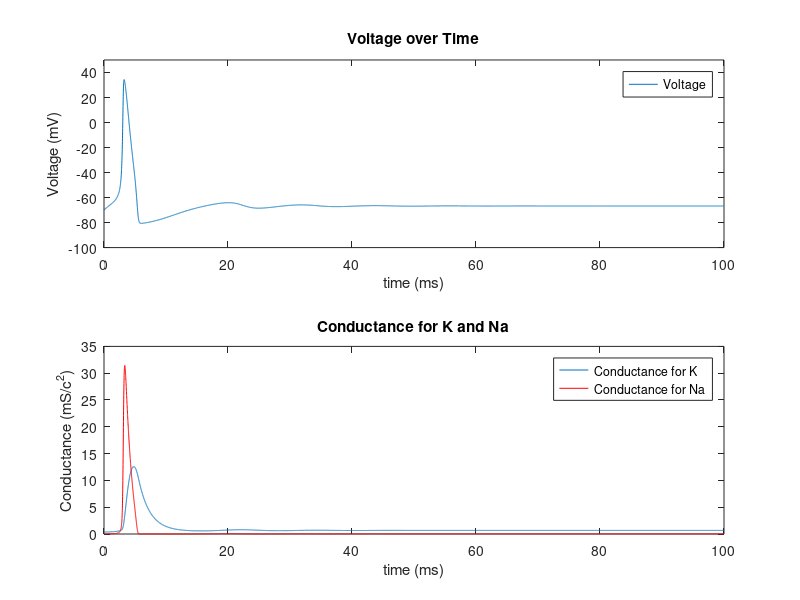

Here is the MATLAB script that generated this plot:
%ECE 4784
%Changdae Lee
%Project 
%9/29

clear;
clc;


Tmax = 100; % in ms
dt= 0.01; % Step size
t = 0:dt:Tmax; % Time vector

% current with using constant current 5uA/cm^2
I(1:numel(t)) = 5; %uA for all the time.

% Constants
gk = 36; % mS/c^2 maximum value of conductance of K
gna = 120; % mS/c^2 maximum value of conductance of NA
gl = 0.3; % mS/c^2 maximum value of conductacne of leakeage
ek = -12; % mV Voltage for K
ena = 115; % mV Voltage for Na
el = 10.6; % mV Voltage for leakage
c = 1.0; % uF/c^2 Membrane capacitance
V = 0; % V Initial Voltage setted
%Initial variabless
%alpha= prob of gate close, beta= prob of gate open.
alpha_n = 0.01*((10-V)/(exp((10-V)/10)-1)); %prob of gate close for k
beta_n = 0.125*exp(-V/80);%prob of gate open for k
alpha_m = 0.1*((25-V)/(exp((25-V)/10)-1));%prob of gate close fo Na
beta_m = 4*exp(-V/18);%prob of gate open for Na
alpha_h = 0.07*exp(-V/20);%prob of gate close for l
beta_h = 1/(exp((30-V)/10)+1);%prob of gate open for l

%Initial Condition
n(1) = alpha_n/(alpha_n + beta_n);%no
m(1) = alpha_m/(alpha_m + beta_m);%mo
h(1) = alpha_h/(alpha_h + beta_h);%ho
for i = 1:numel(t)-1 %Iterate through the number of elements in time vector
% Variables with loop
alpha_m = 0.1*((25-V(i))/(exp((25-V(i))/10)-1));
beta_m = 4*exp(-V(i)/18);
alpha_n = 0.01*((10-V(i))/(exp((10-V(i))/10)-1));
beta_n = 0.125*exp(-V(i)/80);
alpha_h = 0.07*exp(-V(i)/20);
beta_h = 1/(exp((30-V(i))/10)+1);

%Currents with loop
Ina = (m(i)^3)*gna*h(i)*(V(i) - ena); %current for Na
Ik = (n(i)^4)*gk*(V(i)-ek); % Current for K
Il = gl*(V(i)-el); %Current for leakage
Iion = I(i) - Ik - Ina - Il; % Total ion current

%How the variable change with time
dv = Iion/c; %How voltage change with time
dm = alpha_m*(1-m(i)) - beta_m*m(i); % How Na change with time
dn = alpha_n*(1-n(i)) - beta_n*n(i); % How K change with time
dh = alpha_h*(1-h(i)) - beta_h*h(i); % How leakage change with time
% Euler's Method
V(i+1) = V(i) + dt*dv; %Euler's for Voltage
m(i+1) = m(i) + dt*dm; %Euler's for Na
n(i+1) = n(i) + dt*dn; %Euler's for K
h(i+1) = h(i) + dt*dh; %Euler's for I
end
V = V-70; % Because the Vrest is -70mV use that to shift down

subplot(2,1,1); %Use the subplot to give two graph in one window
plot(t,V) %Plot the voltage graph
hold on
legend({'Voltage'}) %naming
ylabel('Voltage (mV)') %label Y axis
xlabel('time (ms)') %label X axis  
axis([0, 100, -100, 50]) %Limit the axis
title('Voltage over Time') %Title

subplot(2,1,2);%Use the subplot to give two graph in one window
p1 = plot(t,gk*n.^4);%Plot the conductance for K graph
hold on
p2 = plot(t,gna*(m.^3).*h,'r');%Plot the conductance for Na graph
legend([p1, p2], 'Conductance for K', 'Conductance for Na')
ylabel('Conductance (mS/c^2)') %label Y axis
xlabel('time (ms)') %label X axis
title('Conductance for K and Na') %Title
